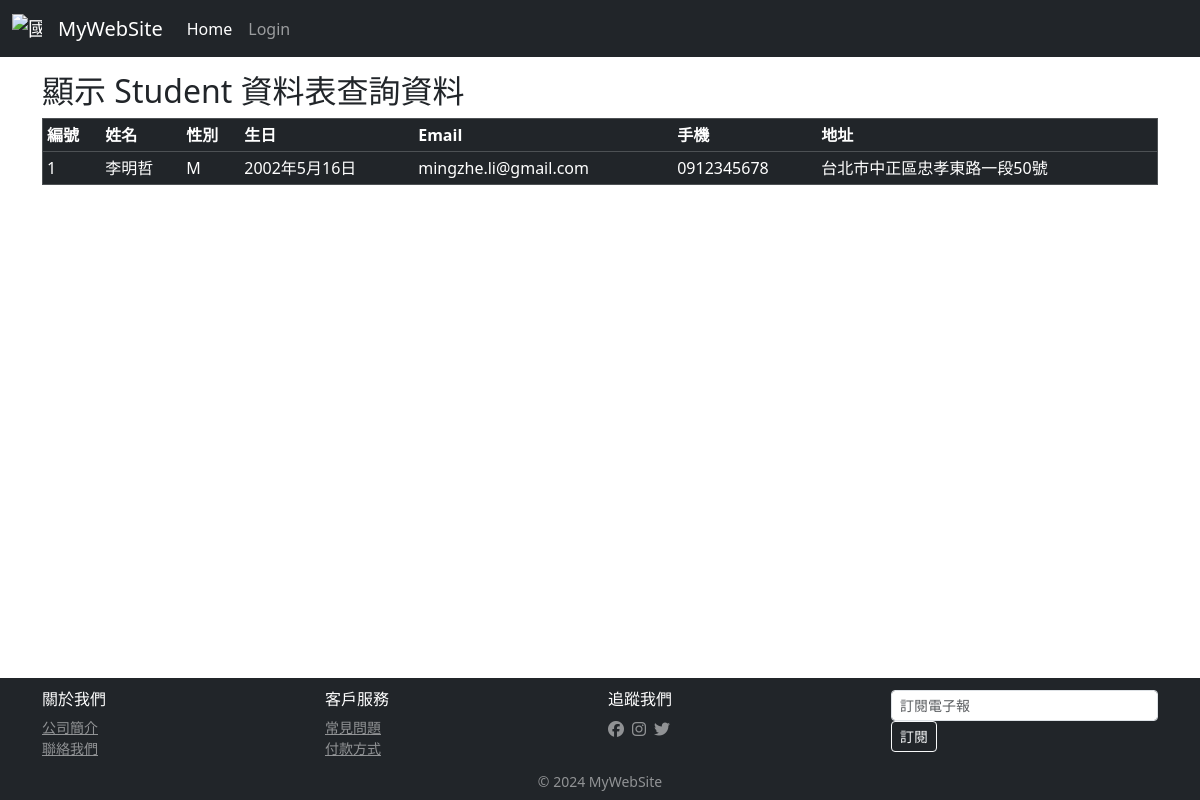
The page /students/stdSearch/ on the database its author committed.
### students/models.py (models this page shows, shortened)
class Student(models.Model):
    stdName = models.CharField(max_length=20, null=False)
    stdSex = models.CharField(max_length=2, default='M', null=False)
    stdBirth = models.DateField(null=False)
    stdEmail = models.EmailField(max_length=100, blank=True, default="")
    stdPhone = models.CharField(max_length=50, blank=True, default="")
    stdAddr = models.CharField(max_length=255, blank=True, default="")

### students/views.py (the view)
# urls.py: path('students/stdSearch/', stdViews.stdSearch),
def stdSearch(request):
    try:     # 要完成的任務
        result = Student.objects.get(stdName="李明哲")
    except:  # 錯誤或例外發生時要執行的程式
        errormessage = "(讀取錯誤!)"
    return render(request, "students/stdSearch.html", locals())

### templates/students/stdSearch.html (shortened to what this page needs)
{% extends 'base.html' %}
{% block content %}
<h2 align="left">顯示 Student 資料表查詢資料</h2>
<table border="1" cellpadding="0" cellspacing="0" class="table table-dark table-sm">
     <th>編號</th><th>姓名</th><th>性別</th><th>生日</th><th>Email</th><th>手機</th><th>地址</th>
     <tr>
        <td>{{ result.id }}</td>
        <td>{{ result.stdName }}</td>
        <td>{{ result.stdSex }}</td>
        <td>{{ result.stdBirth }}</td>
        <td>{{ result.stdEmail }}</td>
        <td>{{ result.stdPhone }}</td>
        <td>{{ result.stdAddr }}</td>
     </tr>
</table>
{% endblock %}

### static/css/style.css (style rules this page uses)
html, body { margin: 0; padding: 0; height: 100%; border: none; }
body { margin-left: 0px; margin-top: 0px; margin-right: 0px; margin-bottom: 0px; background-image: url(images/bg.gif); }

### rows shown on the page
Student: id "1", stdName "李明哲", stdSex "M", stdBirth "2002年5月16日", stdEmail "mingzhe.li@gmail.com", stdPhone "0912345678", stdAddr "台北市中正區忠孝東路一段50號"
